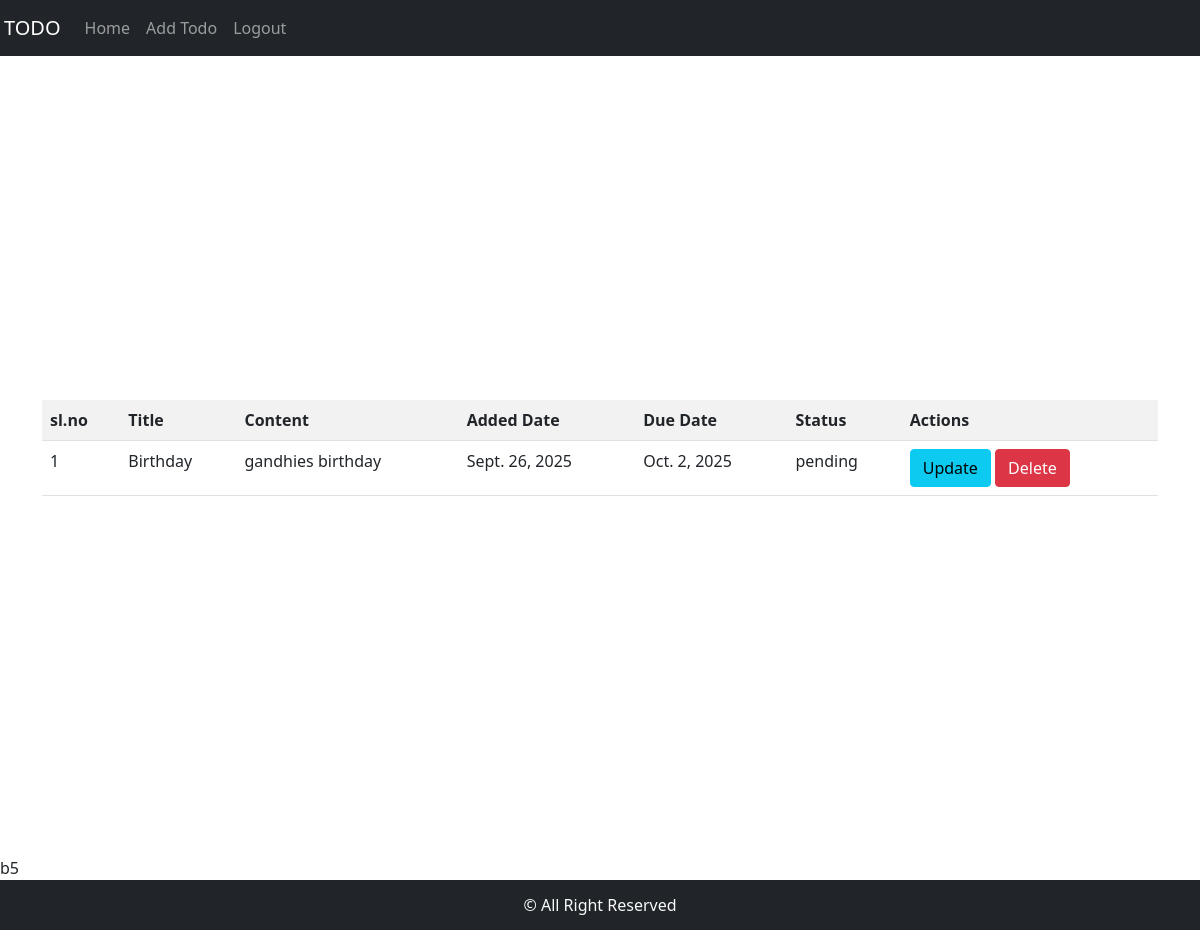
The app's page /home (signed in), older data.
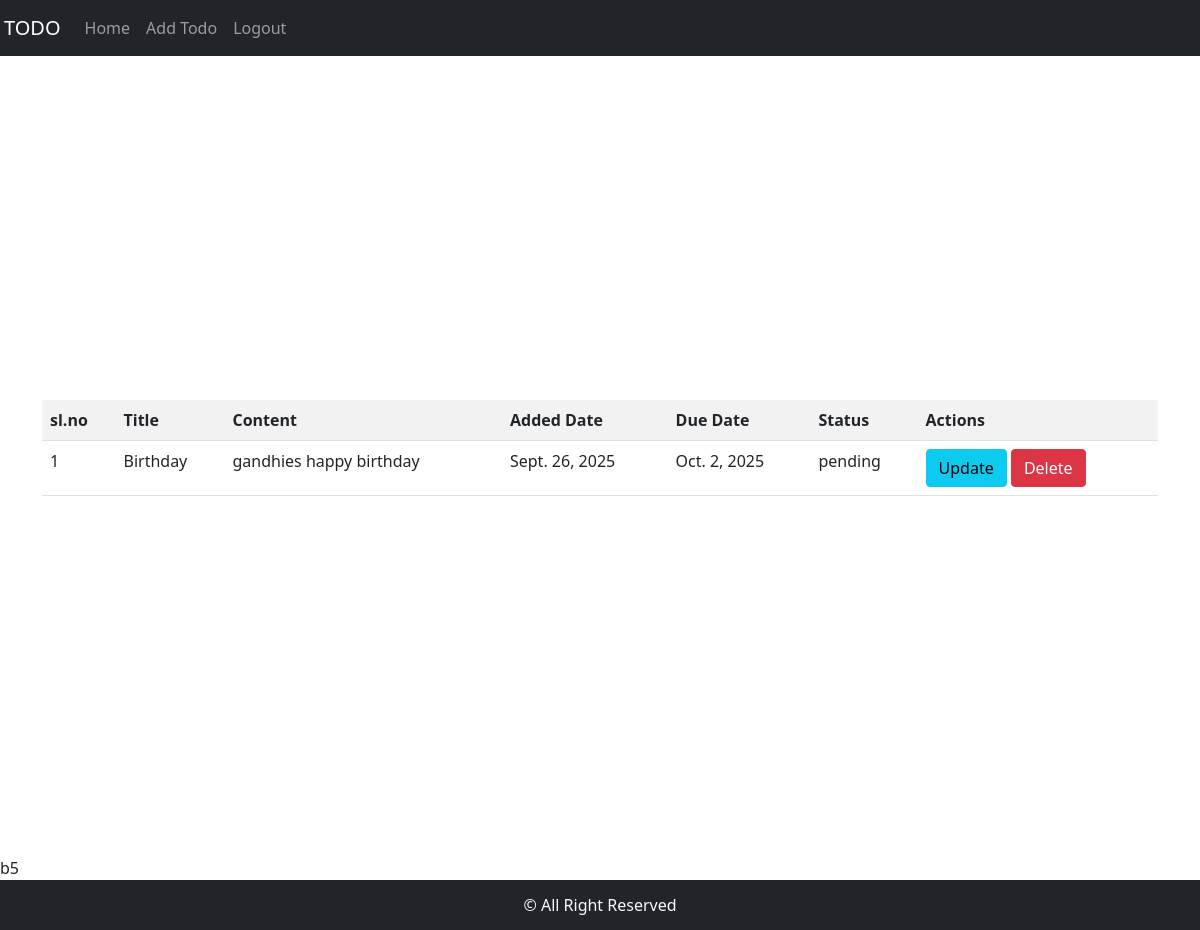
The same page, newer data.
### TodoApp/models.py (models this page shows)
class Todo(models.Model):
    user=models.ForeignKey(User,on_delete=models.CASCADE)
    title=models.CharField(max_length=200)
    content=models.TextField()
    added_date=models.DateField(auto_now_add=True)
    due_date=models.DateField()
    options=(
        ("pending","pending"),
        ("completed","completed")
    )
    status=models.CharField(max_length=50,default="pending",choices=options)

### TodoApp/views.py (the view)
# urls.py: path("home",views.HomeView.as_view(),name="home"),
class HomeView(ListView):
    model=Todo
    context_object_name="todo"
    template_name="home.html"
    def get_queryset(self):
        return Todo.objects.filter(user=self.request.user).exclude(status="completed")

### TodoApp/templates/home.html
{% extends 'base.html' %}
{% block content %}
<div class="d-flex flex-column w-100 vh-100 align-items-center justify-content-center">
<div class="container">
    {% if msg %}
    <h2>{{msg}} - You must login first <a href="{% url 'login' %}">here</a></h2>
    {% else %}
    <table class="table table-hover table-striped">
    <tr >
        <th>sl.no</th>
        <th>Title</th>
        <th>Content</th>
        <th>Added Date</th>
        <th>Due Date</th>
        <th>Status</th>
        <th>Actions</th>
    </tr>
    {% for i in todo %}
    <tr>
        <td>{{forloop.counter}}</td>
        <td>{{i.title}}</td>
        <td>{{i.content}}</td>
        <td>{{i.added_date}}</td>
        <td>{{i.due_date}}</td>
        <td>{{i.status}}</td>
        <td>
            <a class="btn btn-info" href="{% url 'update' i.id %}">Update</a>
            <a class="btn btn-danger" href="{% url 'delete' i.id %}">Delete</a>
        </td>
    </tr>
    {% endfor %}
</table>
{% endif %}
</div>
    </div>
{% endblock %}

Row changes from the older to the newer data that the page shows:
changed Todo "Birthday": content "gandhies birthday" → "gandhies happy birthday"
